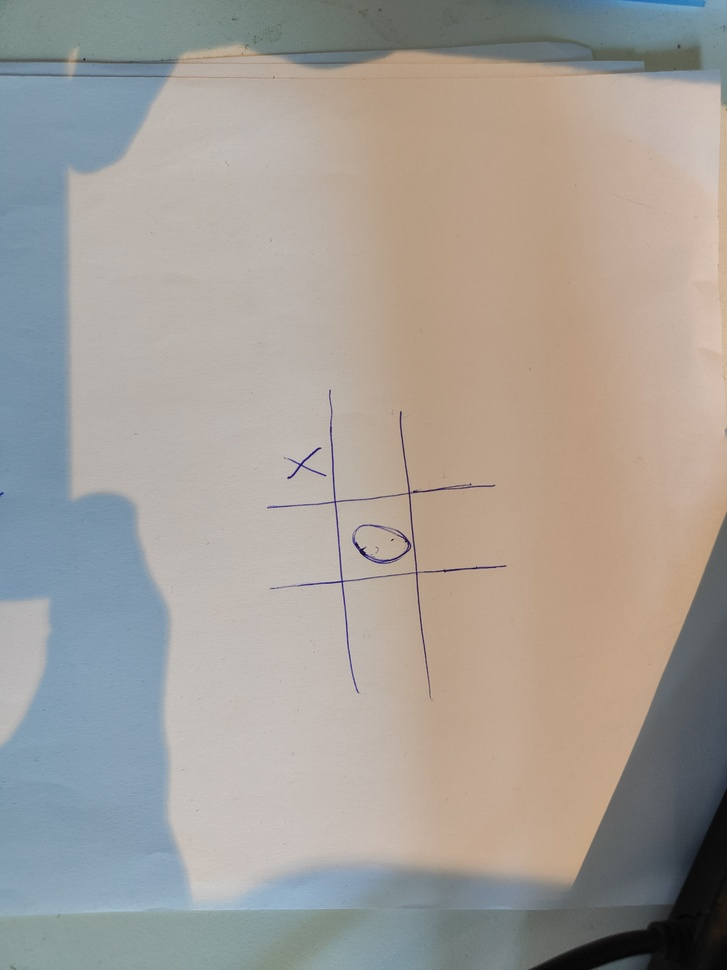
#> input picture testing_photos/Xox.jpg, 727 x 970 px, shrunk from 3072 x 4096 before the run; its folder holds only this picture in this run
$ python -i foreign_symbol_detection.py   (imports and definitions only)
#> lines starting #> are read from the running program, lines starting #| are printed output that depends on the picture; after the words box and inside, x2 and y2 are one past the last pixel; in counts of white or black regions, pixels touching at a corner belong together
#> further down, picture is the input picture: shape (970, 727, 3); mean B, G, R 151.9, 158.1, 163.7
import cv2
import numpy as np

from config import FOREIGN_MARGIN, FOREIGN_MIN_DENSITY, FOREIGN_MIN_CONTOUR_AREA


def _to_binary_foreground(image: np.ndarray) -> np.ndarray:
    if image.ndim == 3:
        image = cv2.cvtColor(image, cv2.COLOR_BGR2GRAY)
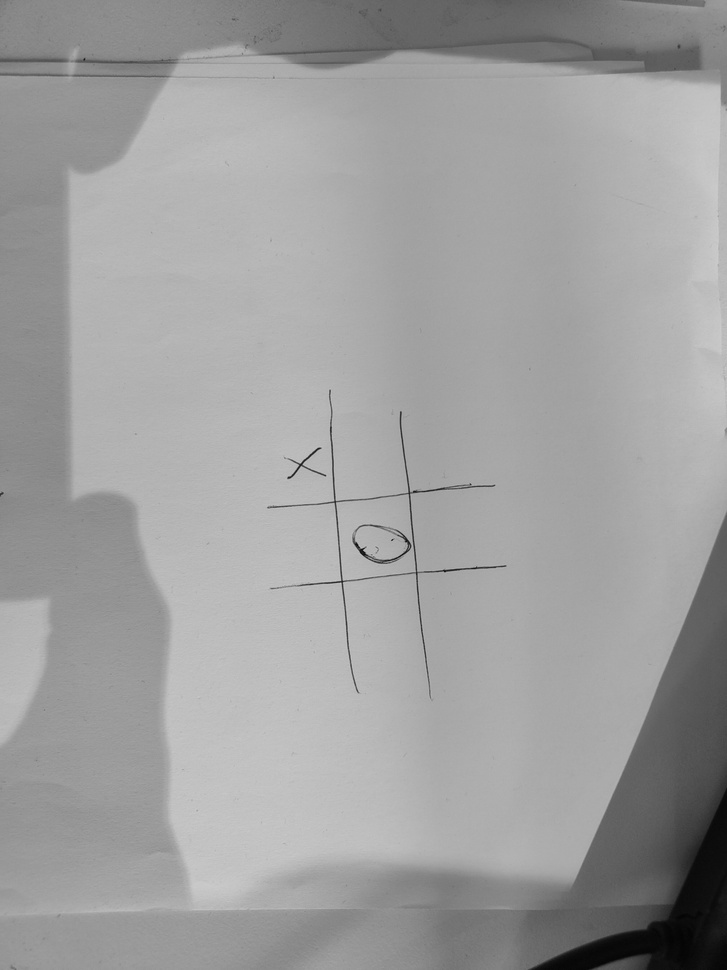
#> image: shape (970, 727); min 4, max 206, mean 159
    _, binary = cv2.threshold(image, 127, 255, cv2.THRESH_BINARY)
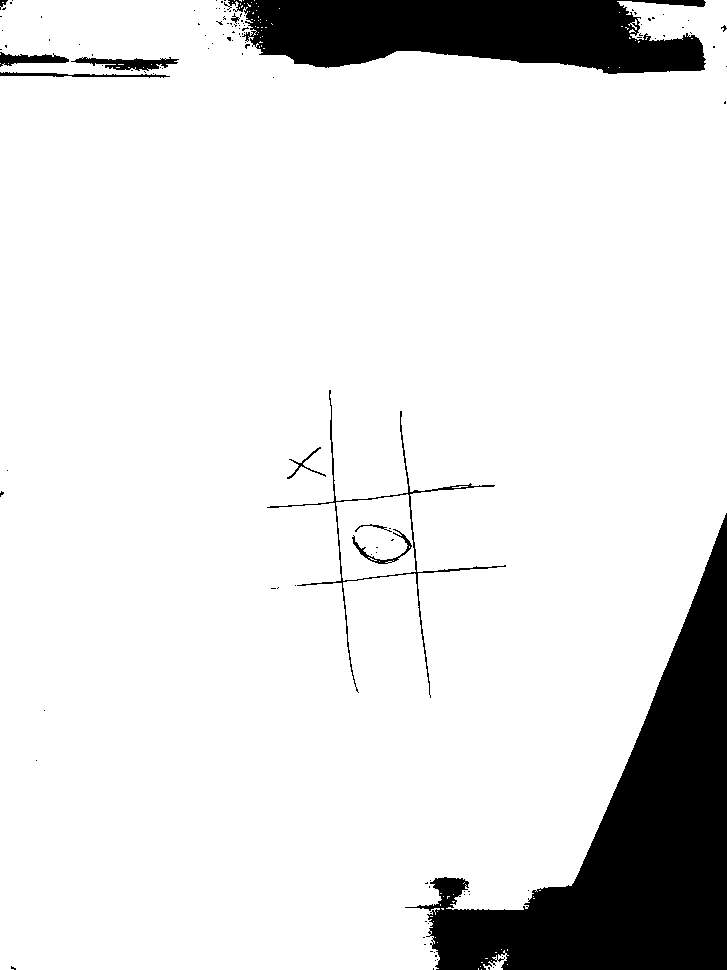
#> binary: shape (970, 727); 88.5% white; 119 black regions (108 under 20 px), largest, box (x1, y1, x2, y2) and area: (405, 513, 727, 970) 50903, (224, 0, 706, 74) 25966, (267, 390, 506, 698) 1634
    # Ensure foreground is white
    if np.count_nonzero(binary) > binary.size // 2:
        binary = cv2.bitwise_not(binary)
    return binary


def detect_foreign(
    image: np.ndarray,
    margin: float = FOREIGN_MARGIN,
    min_density: float = FOREIGN_MIN_DENSITY,
    min_contour_area: int = FOREIGN_MIN_CONTOUR_AREA,
) -> bool:
    binary = _to_binary_foreground(image)

    # Crop cell borders to exclude grid line remnants
    h, w = binary.shape
#> h = 970; w = 727
    binary = binary[
        int(margin * h) : int((1 - margin) * h),
        int(margin * w) : int((1 - margin) * w),
    ]
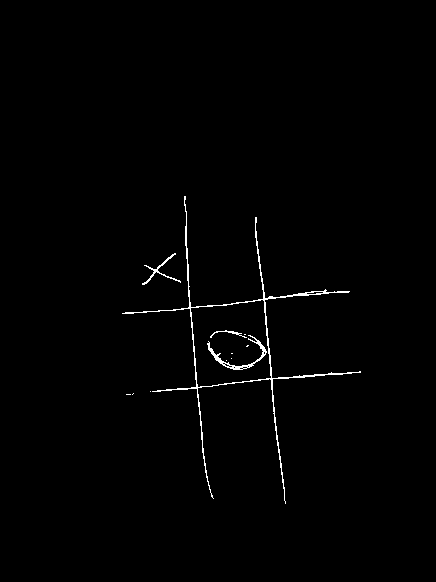
#> binary: shape (582, 436); 0.86% white in thin lines or dots, all inside (x1, y1, x2, y2) = (122, 196, 361, 504)

    # Reject cells with negligible ink (likely empty)
    if np.count_nonzero(binary) / binary.size < min_density:
        return False

    # Confirm structured content via at least one contour of meaningful size
    contours, _ = cv2.findContours(binary, cv2.RETR_EXTERNAL, cv2.CHAIN_APPROX_SIMPLE)
    return any(cv2.contourArea(c) >= min_contour_area for c in contours)

>>> import cv2
>>> picture = cv2.imread('../testing_photos/Xox.jpg')
>>> result = detect_foreign(picture)
#> result = False

$ run again, on testing_photos/raw.jpg
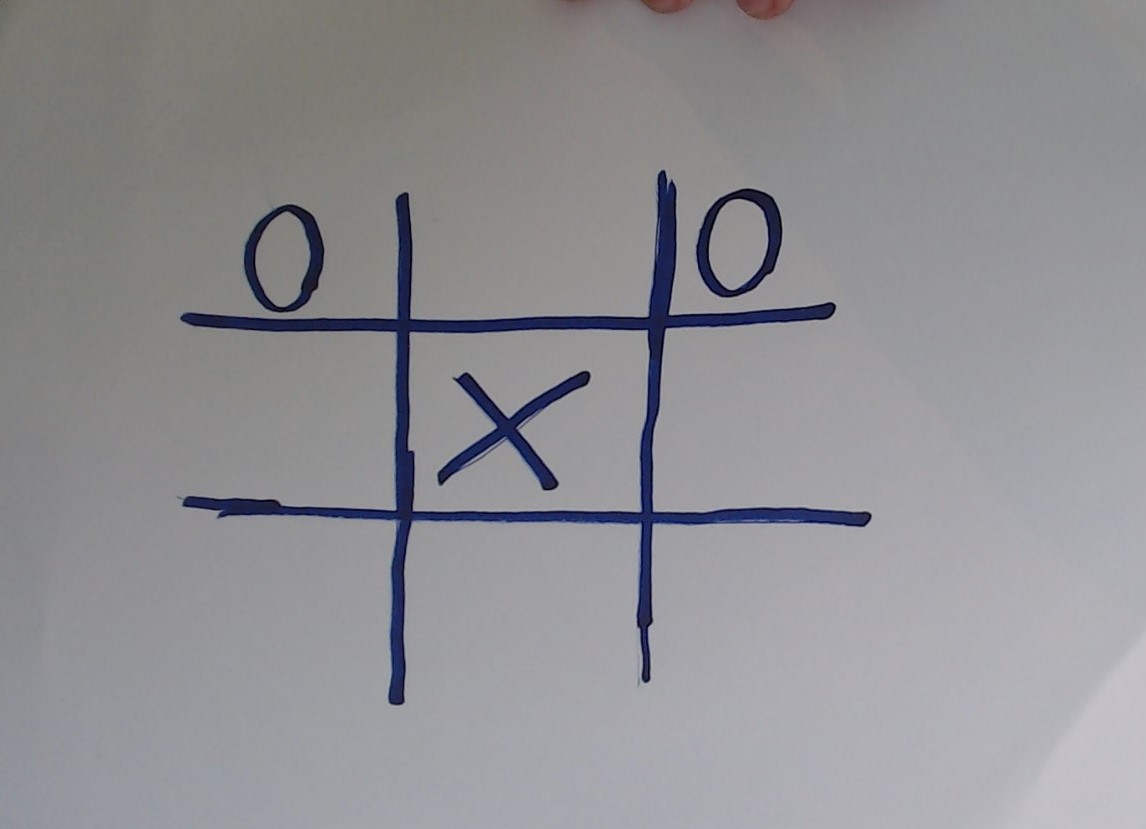
#> input picture testing_photos/raw.jpg, 1146 x 829 px
#> picture is the input picture: shape (829, 1146, 3); mean B, G, R 147.5, 143.6, 144.2
#> in _to_binary_foreground, `_, binary = cv2.threshold(image, 127, 255, cv2.THRESH_BINARY)`:
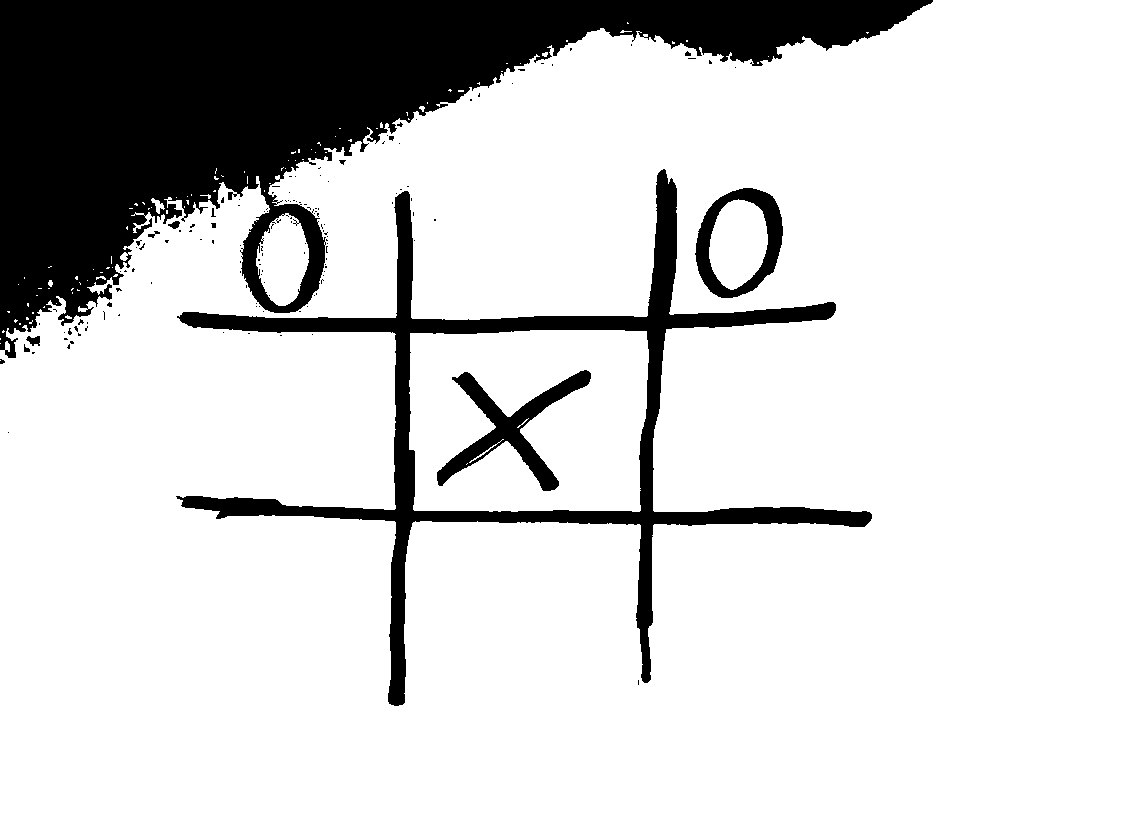
#> binary: shape (829, 1146); 82.8% white; 142 black regions (129 under 20 px), largest, box (x1, y1, x2, y2) and area: (0, 0, 933, 358) 121419, (176, 169, 872, 706) 33039, (437, 370, 591, 491) 4782
#> in detect_foreign, `binary = binary[ int(margin * h) : int((1 - margin) * h), int(margin *..`:
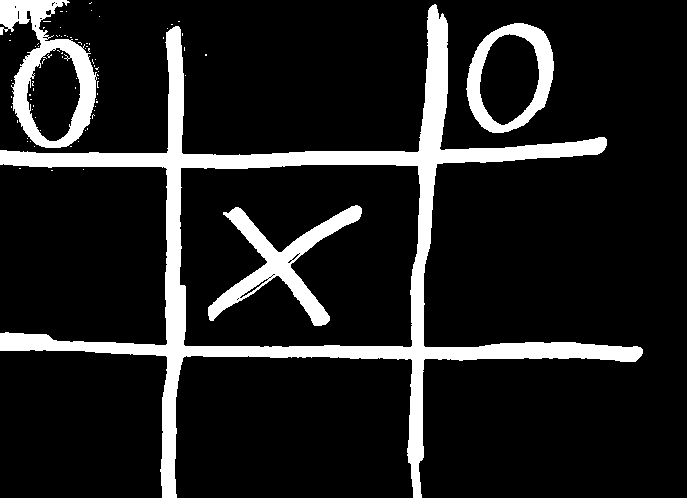
#> binary: shape (498, 687); 13% white; 82 white regions (78 under 20 px)
#> contours = 66 contours, 63 with area under 20; largest, box (x1, y1, x2, y2) and area: (0, 4, 643, 498) 70866, (0, 0, 97, 148) 8342, (466, 23, 554, 133) 7306
#> result = True
